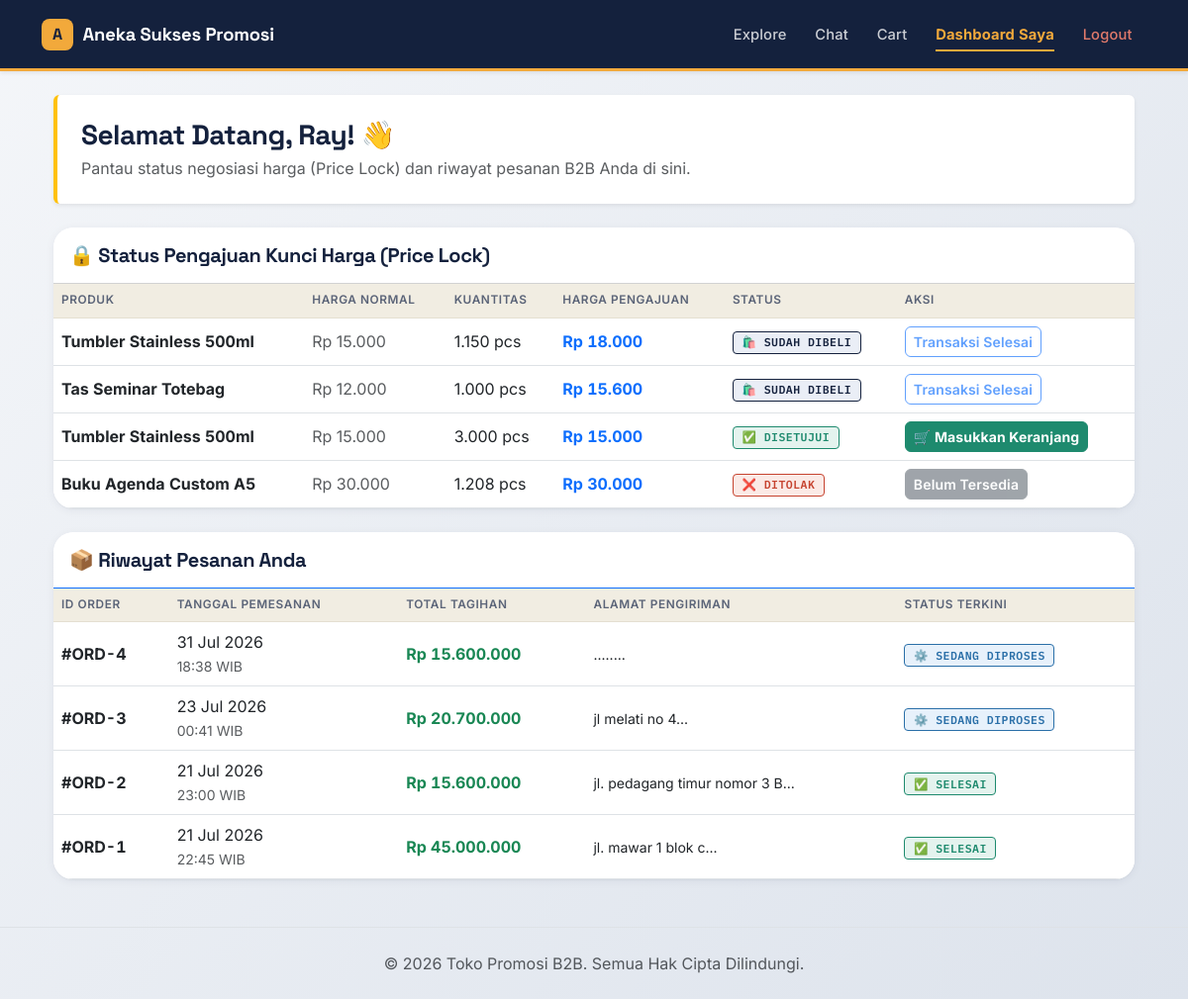
Screenshot of /dashboardUser.php (signed in) with the database file from the repository.
### tables this page shows
CREATE TABLE `price_locks` (
  `id` int(11) NOT NULL,
  `user_id` int(11) NOT NULL,
  `product_id` int(11) NOT NULL,
  `kuantitas` int(11) NOT NULL,
  `harga_pengajuan` decimal(10,2) NOT NULL,
  `status` enum('pending','approved','rejected','selesai') DEFAULT 'pending',
  `created_at` timestamp NOT NULL DEFAULT current_timestamp()
);

CREATE TABLE `products` (
  `id` int(11) NOT NULL,
  `nama_produk` varchar(150) NOT NULL,
  `deskripsi` text DEFAULT NULL,
  `harga_normal` decimal(10,2) NOT NULL,
  `gambar` varchar(255) DEFAULT NULL,
  `stok` int(11) DEFAULT 0,
  `created_at` timestamp NOT NULL DEFAULT current_timestamp()
);

CREATE TABLE `orders` (
  `id` int(11) NOT NULL,
  `user_id` int(11) NOT NULL,
  `tanggal_order` datetime NOT NULL,
  `total_harga` int(11) NOT NULL,
  `alamat_pengiriman` text NOT NULL,
  `jenis_pengiriman` varchar(100) NOT NULL,
  `status` enum('menunggu_pembayaran','diproses','dikirim','selesai') DEFAULT 'menunggu_pembayaran'
);

### dashboardUser.php (the view, shortened to what this page needs)
<?php
include 'Database/koneksi.php';
$user_id = $_SESSION['user_id'];
$nama_perusahaan = isset($_SESSION['nama_perusahaan']) ? $_SESSION['nama_perusahaan'] : 'Pembeli';
$query_locks = "SELECT price_locks.*, products.nama_produk, products.harga_normal
                FROM price_locks
                JOIN products ON price_locks.product_id = products.id
                WHERE price_locks.user_id = '$user_id'
                ORDER BY price_locks.id DESC";
$result_locks = mysqli_query($conn, $query_locks);
$query_orders = "SELECT * FROM orders WHERE user_id = '$user_id' ORDER BY tanggal_order DESC";
$result_orders = mysqli_query($conn, $query_orders);
?>
<?php include 'includes/header.php'; ?>
<div class="container mt-4 mb-5">
    <div class="p-4 mb-4 bg-white rounded shadow-sm border-start border-4 border-warning">
        <h3 class="fw-bold mb-1">Selamat Datang, <?= htmlspecialchars($nama_perusahaan); ?>! 👋</h3>
        <p class="text-muted mb-0">Pantau status negosiasi harga (Price Lock) dan riwayat pesanan B2B Anda di sini.</p>
    </div>
    <div class="card border-0 shadow-sm mb-4">
        <div class="card-header bg-white py-3">
            <h5 class="fw-bold mb-0">🔒 Status Pengajuan Kunci Harga (Price Lock)</h5>
        </div>
        <div class="card-body p-0">
            <div class="table-responsive">
                <table class="table table-hover align-middle mb-0">
                    <thead class="table-light">
                        <tr>
                            <th>Produk</th>
                            <th>Harga Normal</th>
                            <th>Kuantitas</th>
                            <th>Harga Pengajuan</th>
                            <th>Status</th>
                            <th>Aksi</th>
                        </tr>
                    </thead>
                    <tbody>
                        <?php if (mysqli_num_rows($result_locks) > 0) : ?>
                            <?php while ($row = mysqli_fetch_assoc($result_locks)) : ?>
                                <tr>
                                    <td class="fw-bold"><?= htmlspecialchars($row['nama_produk']); ?></td>
                                    <td class="text-muted">Rp <?= number_format($row['harga_normal'], 0, ',', '.'); ?></td>
                                    <td><?= number_format($row['kuantitas'], 0, ',', '.'); ?> pcs</td>
                                    <td class="text-primary fw-bold">Rp <?= number_format($row['harga_pengajuan'], 0, ',', '.'); ?></td>
                                    <td>
                                        <?php if ($row['status'] == 'pending') : ?>
                                            <span class="badge bg-warning text-dark">⏳ Menunggu Supplier</span>
                                        <?php elseif ($row['status'] == 'approved') : ?>
                                            <span class="badge bg-success">✅ Disetujui</span>
                                        <?php elseif ($row['status'] == 'selesai') : ?>
                                            <span class="badge bg-primary">🛍️ Sudah Dibeli</span>
                                        <?php else : ?>
                                            <span class="badge bg-danger">❌ Ditolak</span>
                                        <?php endif; ?>
                                    </td>
                                    <td>
                                        <?php if ($row['status'] == 'approved') : ?>
                                            <a href="cart.php?add_lock=<?= $row['id']; ?>" class="btn btn-sm btn-success fw-bold">
                                                🛒 Masukkan Keranjang
                                            </a>
                                        <?php elseif ($row['status'] == 'selesai') : ?>
                                            <button class="btn btn-sm btn-outline-primary" disabled>Transaksi Selesai</button>
                                        <?php else : ?>
                                            <button class="btn btn-sm btn-secondary" disabled>Belum Tersedia</button>
                                        <?php endif; ?>
                                    </td>
                                </tr>
                            <?php endwhile; ?>
                        <?php endif; ?>
                    </tbody>
                </table>
            </div>
        </div>
    </div>
    <div class="card border-0 shadow-sm mb-4">
        <div class="card-header bg-white py-3 border-bottom border-primary">
            <h5 class="fw-bold mb-0">📦 Riwayat Pesanan Anda</h5>
        </div>
        <div class="card-body p-0">
            <div class="table-responsive">
                <table class="table table-hover align-middle mb-0">
                    <thead class="table-light">
                        <tr>
                            <th>ID Order</th>
                            <th>Tanggal Pemesanan</th>
                            <th>Total Tagihan</th>
                            <th>Alamat Pengiriman</th>
                            <th>Status Terkini</th>
                        </tr>
                    </thead>
                    <tbody>
                        <?php if (mysqli_num_rows($result_orders) > 0) : ?>
                            <?php while ($order = mysqli_fetch_assoc($result_orders)) : ?>
                                <tr>
                                    <td class="fw-bold">#ORD-<?= $order['id']; ?></td>
                                    <td>
                                        <?= date('d M Y', strtotime($order['tanggal_order'])); ?><br>
                                        <small class="text-muted"><?= date('H:i', strtotime($order['tanggal_order'])); ?> WIB</small>
                                    </td>
                                    <td class="fw-bold text-success">Rp <?= number_format($order['total_harga'], 0, ',', '.'); ?></td>
                                    <td>
                                        <small><?= htmlspecialchars(substr($order['alamat_pengiriman'], 0, 40)); ?>...</small>
                                    </td>
                                    <td>
                                        <?php if ($order['status'] == 'menunggu_pembayaran') : ?>
                                            <span class="badge bg-warning text-dark">⏳ Menunggu Pembayaran</span>
                                        <?php elseif ($order['status'] == 'diproses') : ?>
                                            <span class="badge bg-info text-dark">⚙️ Sedang Diproses</span>
                                        <?php elseif ($order['status'] == 'dikirim') : ?>
                                            <span class="badge bg-primary">🚚 Sedang Dikirim</span>
                                        <?php elseif ($order['status'] == 'selesai') : ?>
                                            <span class="badge bg-success">✅ Selesai</span>
                                        <?php else : ?>
                                            <span class="badge bg-secondary"><?= htmlspecialchars($order['status']); ?></span>
                                        <?php endif; ?>
                                    </td>
                                </tr>
                            <?php endwhile; ?>
                        <?php endif; ?>
                    </tbody>
                </table>
            </div>
        </div>
    </div>
</div>
<?php include 'includes/footer.php'; ?>

### design.css (style rules this page uses)
:root { --ink-navy: #14213D; --ink-navy-deep: #0D1730; --ink-navy-light: #24365F; --paper: #FAF8F3; --paper-dim: #F1EDE2; --paper-line: #E4DFD1; --slate: #5B6478; --slate-light: #8890A0; --amber: #F2A93B; --amber-deep: #C97F17; --emerald: #1E8A6E; --emerald-bg: #E4F3EE; --crimson: #C6432F; --crimson-bg: #FBEAE6; --ink-text: #1B1F2B; --font-display: 'Space Grotesk', sans-serif; --font-body: 'Inter', sans-serif; --font-mono: 'IBM Plex Mono', monospace; --radius-sm: 6px; --radius-md: 12px; --radius-lg: 20px; --shadow-card: 0 2px 10px rgba(20,33,61,.06), 0 1px 2px rgba(20,33,61,.05); --shadow-card-hover: 0 18px 34px rgba(20,33,61,.14); }
html, body { width: 100%; overflow-x: hidden; }
body { font-family: var(--font-body); background: linear-gradient(135deg, #F4F6F9 0%, #DDE3EC 100%); min-height: 100vh; background-attachment: fixed; color: var(--ink-text); -webkit-font-smoothing: antialiased; }
h1,h2,h3,h4,h5,h6 { font-family: var(--font-display); font-weight: 700; letter-spacing: -0.02em; color: var(--ink-navy); }
a { color: var(--ink-navy); }
.text-primary, strong.text-danger, .fw-bold.text-success, .fs-5.text-danger, td.fw-bold, h6.text-primary { font-variant-numeric: tabular-nums; }
.btn { font-family: var(--font-body); font-weight: 600; border-radius: var(--radius-sm); letter-spacing: .01em; transition: transform .15s ease, box-shadow .15s ease, background-color .15s ease; }
.btn-success { background-color: var(--emerald); border-color: var(--emerald); color:#fff; }
.btn-outline-primary { color: var(--ink-navy); border-color: var(--ink-navy); }
.badge { font-family: var(--font-mono); font-weight: 600; font-size: .72rem; letter-spacing: .04em; text-transform: uppercase; padding: .42em .75em; border-radius: 4px; border: 1.5px solid transparent; }
.badge.bg-success { background-color: var(--emerald-bg) !important; color: var(--emerald) !important; border-color: var(--emerald); }
.badge.bg-danger { background-color: var(--crimson-bg) !important; color: var(--crimson) !important; border-color: var(--crimson); }
.badge.bg-primary { background-color: #EAEEF6 !important; color: var(--ink-navy) !important; border-color: var(--ink-navy); }
.badge.bg-info { background-color: #E7F1FB !important; color: #2A6FA8 !important; border-color: #2A6FA8; }
.card { border-radius: var(--radius-lg) !important; box-shadow: var(--shadow-card) !important; overflow: hidden; transition: transform 0.3s cubic-bezier(.25,.8,.25,1), box-shadow 0.3s ease; }
.card-header { font-family: var(--font-display); border-top-left-radius: var(--radius-lg) !important; border-top-right-radius: var(--radius-lg) !important; }
.table thead.table-light th { background-color: var(--paper-dim) !important; color: var(--slate); font-size: .74rem; text-transform: uppercase; letter-spacing: .05em; font-weight: 600; border-bottom: 1px solid var(--paper-line); }
.table td, .table th { vertical-align: middle; }
.table-hover>tbody>tr { transition: background-color 0.2s ease; }
:root { --ease-out-expo: cubic-bezier(.16,1,.3,1); --ease-spring: cubic-bezier(.34,1.56,.64,1); --dur-fast: .2s; --dur-med: .45s; --dur-slow: .7s; }
html { scroll-behavior: smooth; }
body { animation: page-fade-in .5s var(--ease-out-expo); }
.reveal { opacity: 0; transform: translateY(28px); transition: opacity var(--dur-slow) var(--ease-out-expo), transform var(--dur-slow) var(--ease-out-expo); }
.reveal.reveal-visible { opacity: 1; transform: translateY(0); }
.btn { position: relative; overflow: hidden; }
.card { position: relative; }
.count-target { font-variant-numeric: tabular-nums; }

### rows the page displays
price_locks: product.nama_produk "Tumbler Stainless 500ml", product.harga_normal "15.000", kuantitas "1.150", status "🛍️ SUDAH DIBELI"
price_locks: product.nama_produk "Tas Seminar Totebag", product.harga_normal "12.000", kuantitas "1.000", status "🛍️ SUDAH DIBELI"
price_locks: product.nama_produk "Tumbler Stainless 500ml", product.harga_normal "15.000", kuantitas "3.000", status "✅ DISETUJUI"
price_locks: product.nama_produk "Buku Agenda Custom A5", product.harga_normal "30.000", kuantitas "1.208", status "❌ DITOLAK"
orders: id "4", tanggal_order "31 Jul 2026", tanggal_order "18:38", alamat_pengiriman ".....", status "⚙️ SEDANG DIPROSES"
orders: id "3", tanggal_order "23 Jul 2026", tanggal_order "00:41", alamat_pengiriman "jl melati no 4", status "⚙️ SEDANG DIPROSES"
orders: id "2", tanggal_order "21 Jul 2026", tanggal_order "23:00", alamat_pengiriman "jl. pedagang timur nomor 3 B", status "✅ SELESAI"
orders: id "1", tanggal_order "21 Jul 2026", tanggal_order "22:45", alamat_pengiriman "jl. mawar 1 blok c", status "✅ SELESAI"

### other values shown
$nama_perusahaan "Ray"
